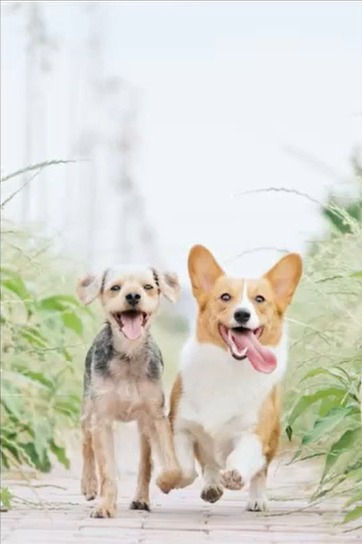
#> input picture img/alvan-nee.png, 362 x 544 px
$ python 1.7_Contraste.py
#> lines starting #> are read from the running program, lines starting #| are printed output that depends on the picture
import cv2
import matplotlib.pyplot as plt

# FUNÇÃO: calcular histograma de imagem P&B
def histograma_pb(img_gray):
    """
    Retorna o histograma da imagem em escala de cinza.
    O histograma conta quantos pixels existem em cada nível de intensidade (0-255)
    """

    return cv2.calcHist([img_gray],[0],None,[256],[0,256])

# FUNÇÃo: calcular histograma dos canais RGB
def histograma_rgb(img_rgb):
    """
    Retorna uma lista com o histograma de cada canal da imagem colorida (R, G, B)
    Cada histograma conta os pixels em cada nível de intensidade para aquele canal
    """
    return [cv2.calcHist([img_rgb],[i],None,[256],[0,256]) for i in range(3)]

# FUNÇÃO: aplicar o CLAHE em imagem P&B
def clahe_pb(img_bgr, clip_limit=2.0, title_size=(8, 8)):
    """
    Aplica CLAHE (contrast Limited Adaptive Histogram Equalization) em P&G
    Diferente da equilização global, o CLAHE divide a imagem em blocos (tiles)
    e equaliza cada um separadamente, evitando amplificar o ruído nas regiões
    uniformes.

    clip_limit: limita o quanto o contraste pode ser amplificado em cada bloco
    clipe_size: tamanho da imagem em cada bloco de análise (largura, altura)
    """

    clahe = cv2.createCLAHE(clipLimit=clip_limit, tileGridSize=title_size )
    return clahe.apply(img_bgr)

def clahe_colorido(img_bgr, clip_limit=2.0, title_size=(8, 8)):
    """
    Aplica CLAHE apenas no canal de luminância(L) do espaço de cor LAB.
    Isso melhora o contraste sem alterar as cores originais da imagem,
    pois os canais A (Verde-Vermelho) e B (Azul-Amarelo) permanecem intactos.

    Fluxo: BGR -> LAB -> CLAHE no L -> LAB -> BGR
    """

    clahe = cv2.createCLAHE(clipLimit=clip_limit, tileGridSize=title_size)

    lab = cv2.cvtColor(img_bgr, cv2.COLOR_BGR2LAB)
    l, a, b = cv2.split(lab)
    l_corr = clahe.apply(l)
    lab_corr = cv2.merge((l_corr, a, b))

    return cv2.cvtColor(lab_corr, cv2.COLOR_LAB2BGR)

# FUNÇÃO: Plotar comparação P&B (Antes e depois com histograma)
def plotar_comparacao_pb(imag_orig,img_corr):
    """
    Abre uma janela com quatro sun=bplots:
    Imagem P&B original | histograma principal
    Imagem P&B corrigida | histograma corrigida
    """

    hist_orig = histograma_pb(imag_orig)
    hist_corr = histograma_pb(img_corr)

    plt.figure(figsize=(12, 10))

    ax1 = plt.subplot(2, 2, 1)
    ax1.imshow(imag_orig, cmap='gray')
    ax1.set_title('Original P&B')
    ax1.axis('off')

    ax2 = plt.subplot(2, 2, 2)
    ax2.plot(hist_orig, color='black')
    ax2.fill_between(range(256), hist_orig.flatten(), alpha=0.3, color='gray')
    ax2.set_title('Histograma Original P&B')
    ax2.set_xlabel('Intensidade')
    ax2.set_ylabel('Pixels')

    ax3 = plt.subplot(2, 2, 3)
    ax3.imshow(img_corr, cmap='gray')
    ax3.set_title('P&B com CLAHE')
    ax3.axis('off')

    ax4 = plt.subplot(2, 2, 4)
    ax4.plot(hist_corr, color='black')
    ax4.fill_between(range(256), hist_corr.flatten(), alpha=0.3, color='gray')
    ax4.set_title('Histograma P&B com CLAHE')
    ax4.set_xlabel('Intensidade')
    ax4.set_ylabel('Pixels')

    plt.tight_layout()
    plt.show()

# FUNÇÃO: plotar comparação colorida (antes e depois com histograma)
def plotar_comparacao_colorida(img_orig_bgr, img_corr_bgr):
    """
    Abre uma janela com quatro subplots:
    Imagem colorida original | histograma RGB original
    Imagem colorida corrigida | histograma RGB corrigida
    Converte BGR -> RGB internamente para exibição correta na matplotlib
    """

    if len(img_orig_bgr.shape) == 2:
        rgb_orig = cv2.cvtColor(img_orig_bgr, cv2.COLOR_GRAY2RGB)
    else:
        rgb_orig = cv2.cvtColor(img_orig_bgr, cv2.COLOR_BGR2RGB)

    if len(img_corr_bgr.shape) == 2:
        rgb_corr = cv2.cvtColor(img_corr_bgr, cv2.COLOR_GRAY2RGB)
    else:
        rgb_corr = cv2.cvtColor(img_corr_bgr, cv2.COLOR_BGR2RGB)

    hist_orig = histograma_rgb(rgb_orig)
    hist_corr = histograma_rgb(rgb_corr)

    cores = ("r", "g", "b")
    rotulos = ("Vermelho", "Verde", "Azul")

    plt.figure(figsize=(12, 10))

    ax1 = plt.subplot(2, 2, 1)
    ax1.imshow(rgb_orig)
    ax1.set_title('Original colorida')
    ax1.axis('off')

    ax2 = plt.subplot(2, 2, 2)
    for hist, cor, rot in zip(hist_orig, cores, rotulos):
        ax2.plot(hist, color=cor, label=rot)
    ax2.set_title('Histograma original colorida')
    ax2.set_xlabel('Intensidade')
    ax2.set_ylabel('Pixels')
    ax2.legend(loc='upper left', fontsize='small')

    ax3 = plt.subplot(2, 2, 3)
    ax3.imshow(rgb_corr)
    ax3.set_title('Colorida com CLAHE (Via LAB)')
    ax3.axis('off')

    ax4 = plt.subplot(2, 2, 4)
    for hist, cor, rot in zip(hist_corr, cores, rotulos):
        ax4.plot(hist, color=cor, label=rot)
    ax4.set_title('Histograma com CLAHE colorida')
    ax4.set_xlabel('Intensidade')
    ax4.set_ylabel('Pixels')
    ax4.legend(loc='upper left', fontsize='small')

    plt.tight_layout()
    plt.show()

# EXECUÇÃO

image = cv2.imread("img/alvan-nee.png")
#> image is the input picture: shape (544, 362, 3); mean B, G, R 203.9, 213.9, 215
if image is None:
    raise FileNotFoundError("Imagem não encontrada em img/alvan-nee.png")

# JANELA 1 - P&B: converte para cinza, aplica CLAHE e compara
gray = cv2.cvtColor(image, cv2.COLOR_BGR2GRAY)
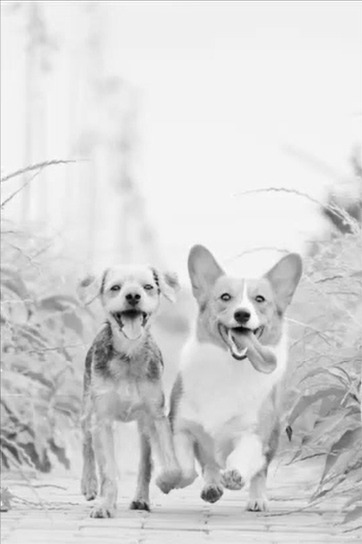
#> gray: shape (544, 362); min 3, max 255, mean 213.2
gray_corr = clahe_pb(gray)
#> in clahe_pb, `return clahe.apply(img_bgr)`:
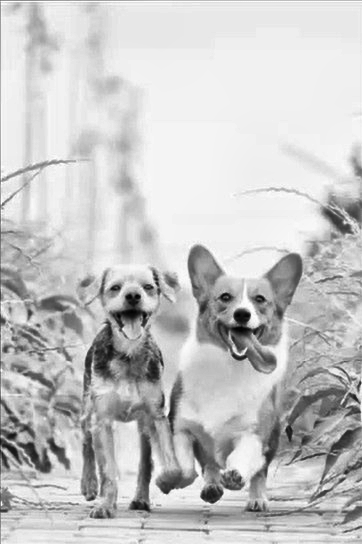
#> returned value: shape (544, 362); min 1, max 255, mean 197.4
plotar_comparacao_pb(gray, gray_corr)
#> in plotar_comparacao_pb, `hist_orig = histograma_pb(imag_orig)`: hist_orig = 256 values, max 22563 at index 243, min 0 at index 0, mean 769.2
#> in plotar_comparacao_pb, `hist_corr = histograma_pb(img_corr)`: hist_corr = 256 values, max 11849 at index 241, min 0 at index 0, mean 769.2
#> in plotar_comparacao_pb, `plt.show()`:
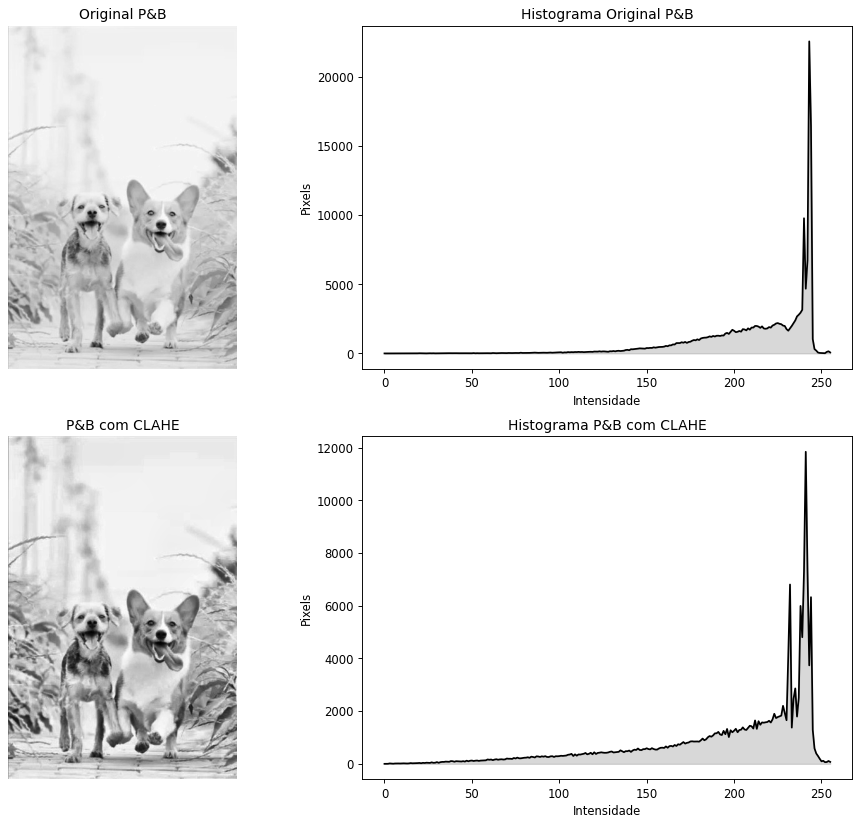
#> figure drawn by matplotlib, 4 panels; panel 2: curve peaks at x = 243, y = 22563; panel 4: curve peaks at x = 241, y = 11849

# JANELA 2 - Colorida: aplica CLAHE no canal L (LAB) e compara
color_corr = clahe_colorido(image)
#> in clahe_colorido, `lab = cv2.cvtColor(img_bgr, cv2.COLOR_BGR2LAB)`: lab: shape (544, 362, 3); mean of channels 0, 1, 2 217.7, 126.9, 133.3
#> in clahe_colorido, `l, a, b = cv2.split(lab)`:
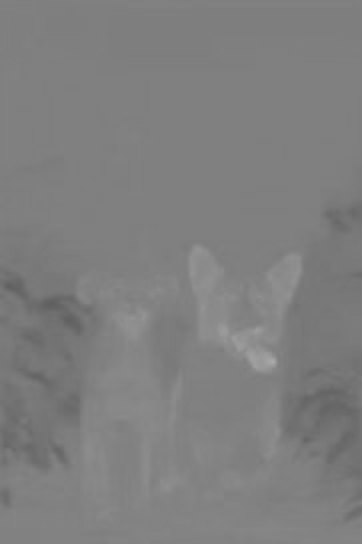
#> a: shape (544, 362); min 95, max 170, mean 126.9
#> in clahe_colorido, `l, a, b = cv2.split(lab)`:
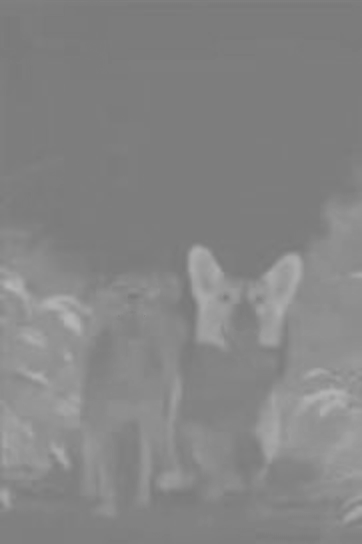
#> b: shape (544, 362); min 120, max 182, mean 133.3
#> in clahe_colorido, `lab_corr = cv2.merge((l_corr, a, b))`: lab_corr: shape (544, 362, 3); mean of channels 0, 1, 2 201.4, 126.9, 133.3
#> in clahe_colorido, `return cv2.cvtColor(lab_corr, cv2.COLOR_LAB2BGR)`:
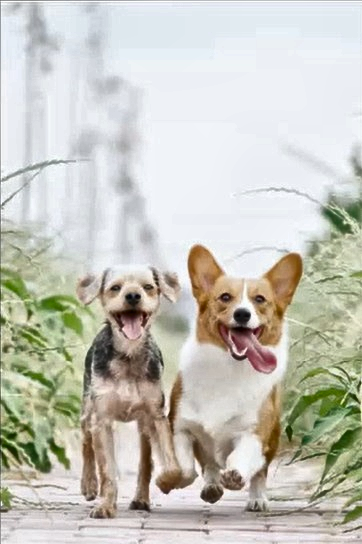
#> returned value: shape (544, 362, 3); mean B, G, R 187.6, 197.2, 197.9
plotar_comparacao_colorida(image, color_corr)
#> in plotar_comparacao_colorida, `hist_orig = histograma_rgb(rgb_orig)`: hist_orig = 3 items
#> the loop in plotar_comparacao_colorida, `for hist, cor, rot in zip(hist_orig, cores, rotulos):` made 3 passes
#> (cor, rot) on passes 1 to 3: ('r', 'Vermelho'), ('g', 'Verde'), ('b', 'Azul')
#> the loop in plotar_comparacao_colorida, `for hist, cor, rot in zip(hist_corr, cores, rotulos):` made 3 passes
#> in plotar_comparacao_colorida, `plt.show()`:
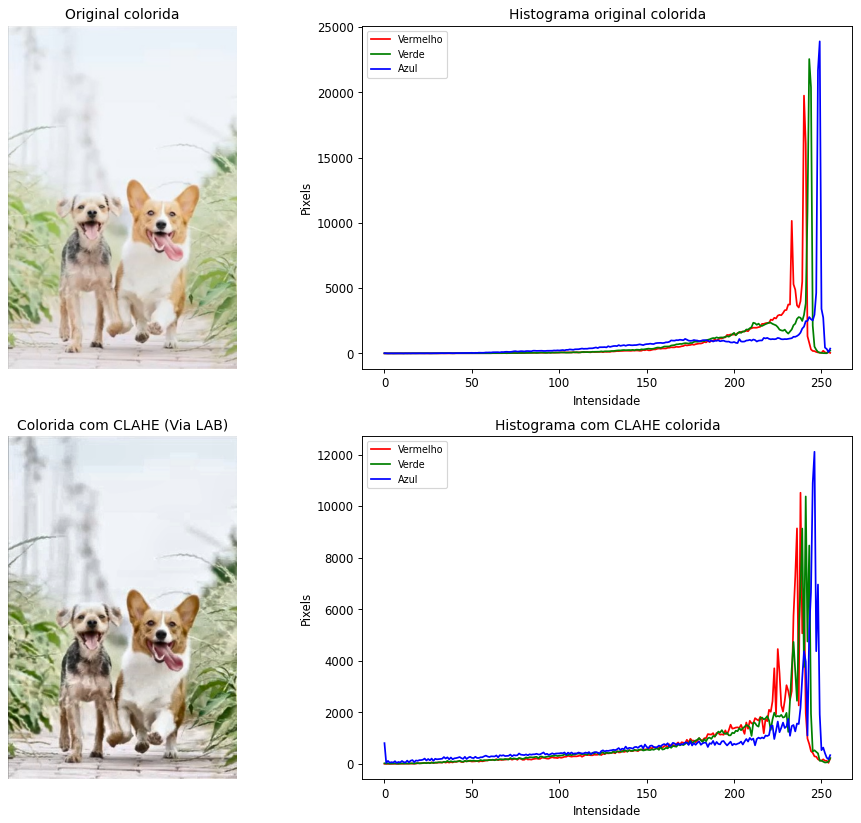
#> figure drawn by matplotlib, 4 panels; panel 2: curve peaks at x = 240, y = 19748; panel 2: curve peaks at x = 243, y = 22550; panel 2: curve peaks at x = 249, y = 23905; panel 4: curve peaks at x = 238, y = 10521
